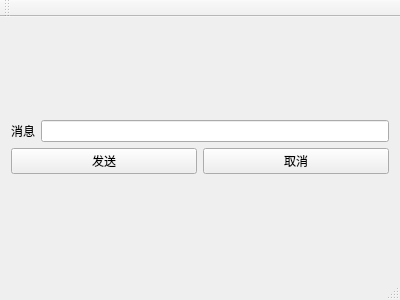
<?xml version="1.0" encoding="UTF-8"?>
<ui version="4.0">
 <class>MainWindow</class>
 <widget class="QMainWindow" name="MainWindow">
  <property name="geometry">
   <rect>
    <x>0</x>
    <y>0</y>
    <width>400</width>
    <height>300</height>
   </rect>
  </property>
  <property name="windowTitle">
   <string>MainWindow</string>
  </property>
  <widget class="QWidget" name="centralWidget">
   <layout class="QGridLayout" name="gridLayout">
    <item row="0" column="0">
     <layout class="QVBoxLayout" name="verticalLayout">
      <item>
       <layout class="QHBoxLayout" name="horizontalLayout_2">
        <item>
         <widget class="QLabel" name="label">
          <property name="text">
           <string>消息</string>
          </property>
         </widget>
        </item>
        <item>
         <widget class="QLineEdit" name="lineEdit"/>
        </item>
       </layout>
      </item>
      <item>
       <layout class="QHBoxLayout" name="horizontalLayout">
        <item>
         <widget class="QPushButton" name="pushButton_2">
          <property name="text">
           <string>发送</string>
          </property>
         </widget>
        </item>
        <item>
         <widget class="QPushButton" name="pushButton">
          <property name="text">
           <string>取消</string>
          </property>
         </widget>
        </item>
       </layout>
      </item>
     </layout>
    </item>
   </layout>
  </widget>
  <widget class="QMenuBar" name="menuBar">
   <property name="geometry">
    <rect>
     <x>0</x>
     <y>0</y>
     <width>400</width>
     <height>26</height>
    </rect>
   </property>
  </widget>
  <widget class="QToolBar" name="mainToolBar">
   <attribute name="toolBarArea">
    <enum>TopToolBarArea</enum>
   </attribute>
   <attribute name="toolBarBreak">
    <bool>false</bool>
   </attribute>
  </widget>
  <widget class="QStatusBar" name="statusBar"/>
 </widget>
 <layoutdefault spacing="6" margin="11"/>
 <resources/>
 <connections/>
</ui>
